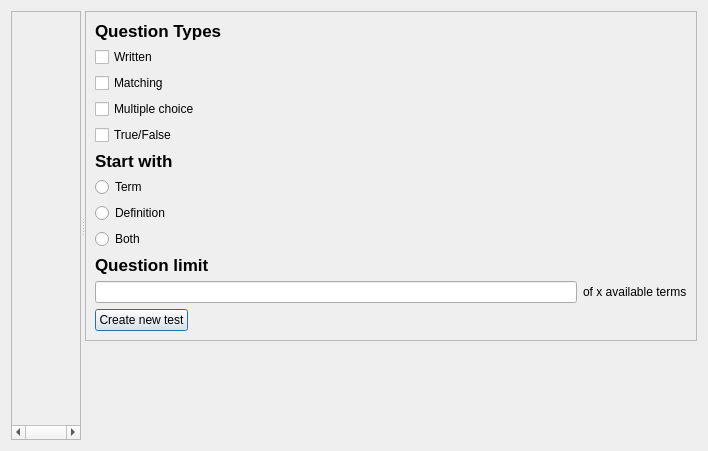
<?xml version="1.0" encoding="UTF-8"?>
<ui version="4.0">
 <class>TestDialog</class>
 <widget class="QDialog" name="TestDialog">
  <property name="geometry">
   <rect>
    <x>0</x>
    <y>0</y>
    <width>708</width>
    <height>451</height>
   </rect>
  </property>
  <property name="windowTitle">
   <string>Dialog</string>
  </property>
  <layout class="QHBoxLayout" name="horizontalLayout_3">
   <item>
    <widget class="QSplitter" name="splitter">
     <property name="orientation">
      <enum>Qt::Horizontal</enum>
     </property>
     <widget class="QScrollArea" name="scrollArea">
      <property name="layoutDirection">
       <enum>Qt::LeftToRight</enum>
      </property>
      <property name="horizontalScrollBarPolicy">
       <enum>Qt::ScrollBarAlwaysOn</enum>
      </property>
      <property name="widgetResizable">
       <bool>true</bool>
      </property>
      <widget class="QWidget" name="scrollQues">
       <property name="geometry">
        <rect>
         <x>0</x>
         <y>0</y>
         <width>391</width>
         <height>418</height>
        </rect>
       </property>
       <layout class="QVBoxLayout" name="verticalLayout_5">
        <item>
         <layout class="QVBoxLayout" name="queslayout"/>
        </item>
       </layout>
       <zorder>verticalLayoutWidget</zorder>
       <zorder>verticalLayoutWidget</zorder>
       <zorder>verticalLayoutWidget</zorder>
      </widget>
     </widget>
     <widget class="QWidget" name="layoutWidget">
      <layout class="QVBoxLayout" name="verticalLayout_3">
       <item>
        <widget class="QFrame" name="frame">
         <property name="frameShape">
          <enum>QFrame::StyledPanel</enum>
         </property>
         <property name="frameShadow">
          <enum>QFrame::Raised</enum>
         </property>
         <layout class="QVBoxLayout" name="verticalLayout_2">
          <item>
           <layout class="QVBoxLayout" name="verticalLayout">
            <item>
             <widget class="QLabel" name="label">
              <property name="font">
               <font>
                <pointsize>13</pointsize>
                <weight>75</weight>
                <bold>true</bold>
               </font>
              </property>
              <property name="text">
               <string>Question Types</string>
              </property>
             </widget>
            </item>
            <item>
             <widget class="QCheckBox" name="checkBox">
              <property name="text">
               <string>Written</string>
              </property>
             </widget>
            </item>
            <item>
             <widget class="QCheckBox" name="checkBox_2">
              <property name="text">
               <string>Matching</string>
              </property>
             </widget>
            </item>
            <item>
             <widget class="QCheckBox" name="checkBox_3">
              <property name="text">
               <string>Multiple choice</string>
              </property>
             </widget>
            </item>
            <item>
             <widget class="QCheckBox" name="checkBox_4">
              <property name="text">
               <string>True/False</string>
              </property>
             </widget>
            </item>
            <item>
             <widget class="QLabel" name="label_2">
              <property name="font">
               <font>
                <pointsize>13</pointsize>
                <weight>75</weight>
                <bold>true</bold>
               </font>
              </property>
              <property name="text">
               <string>Start with</string>
              </property>
             </widget>
            </item>
            <item>
             <widget class="QRadioButton" name="radioButton">
              <property name="text">
               <string>Term</string>
              </property>
             </widget>
            </item>
            <item>
             <widget class="QRadioButton" name="radioButton_2">
              <property name="text">
               <string>Definition</string>
              </property>
             </widget>
            </item>
            <item>
             <widget class="QRadioButton" name="radioButton_3">
              <property name="text">
               <string>Both</string>
              </property>
             </widget>
            </item>
            <item>
             <widget class="QLabel" name="label_3">
              <property name="font">
               <font>
                <pointsize>13</pointsize>
                <weight>75</weight>
                <bold>true</bold>
               </font>
              </property>
              <property name="text">
               <string>Question limit</string>
              </property>
             </widget>
            </item>
            <item>
             <layout class="QHBoxLayout" name="horizontalLayout">
              <item>
               <widget class="QLineEdit" name="numbOfQues"/>
              </item>
              <item>
               <widget class="QLabel" name="numbOfQues_label">
                <property name="text">
                 <string>of x available terms</string>
                </property>
               </widget>
              </item>
             </layout>
            </item>
            <item>
             <layout class="QHBoxLayout" name="horizontalLayout_2">
              <item>
               <widget class="QPushButton" name="pushButton">
                <property name="text">
                 <string>Create new test</string>
                </property>
               </widget>
              </item>
              <item>
               <spacer name="horizontalSpacer">
                <property name="orientation">
                 <enum>Qt::Horizontal</enum>
                </property>
                <property name="sizeHint" stdset="0">
                 <size>
                  <width>100</width>
                  <height>20</height>
                 </size>
                </property>
               </spacer>
              </item>
             </layout>
            </item>
           </layout>
          </item>
         </layout>
        </widget>
       </item>
       <item>
        <spacer name="verticalSpacer">
         <property name="orientation">
          <enum>Qt::Vertical</enum>
         </property>
         <property name="sizeHint" stdset="0">
          <size>
           <width>20</width>
           <height>40</height>
          </size>
         </property>
        </spacer>
       </item>
      </layout>
     </widget>
    </widget>
   </item>
  </layout>
 </widget>
 <resources/>
 <connections/>
</ui>
